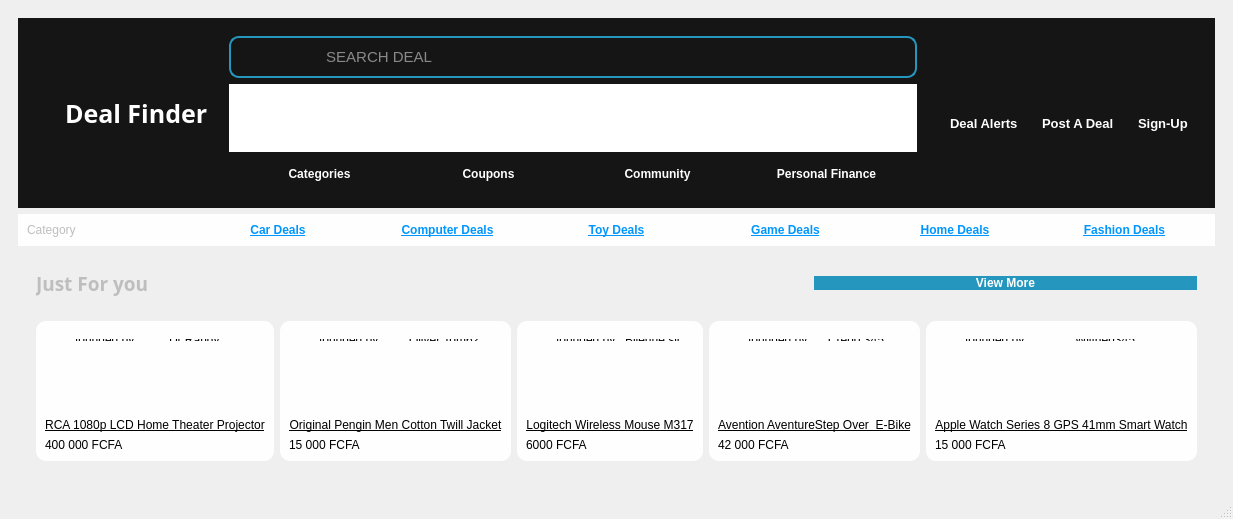
<?xml version="1.0" encoding="UTF-8"?>
<ui version="4.0">
 <class>MainWindow</class>
 <widget class="QMainWindow" name="MainWindow">
  <property name="geometry">
   <rect>
    <x>0</x>
    <y>0</y>
    <width>892</width>
    <height>468</height>
   </rect>
  </property>
  <property name="windowTitle">
   <string>MainWindow</string>
  </property>
  <widget class="QWidget" name="centralwidget">
   <property name="styleSheet">
    <string notr="true">QLineEdit{
	background:transparent;
}
*{
	border:none;
}
#searchframe{
	border-radius:10px;
	border:2px solid#2596be;
}
#label_2,#lineEdit,#label_3,#label_4,#pushButton_3,#pushButton_5,#pushButton_6,#pushButton_7,#label_5{
	color:#fefeff;
}
#infoframe{
	background-color:#151515;
}
#frame_2,#frame_12,#frame_8,#frame_9,#frame_10,#frame_11{
	background-color:#fefeff
}
#pushButton_10,#pushButton_11,#pushButton_12,#pushButton_13,#pushButton_14,#pushButton_9{
	color:#0096ff
}
#frame_14,#frame_16{
	border-radius:10px;
}
#frame_12,#frame_8,#frame_9,#frame_10,#frame_11{
	border-radius:10px;
}
#pushButton_15{
	background-color:#2596be;
	color:#fff;
	border-radius:10px;
}

</string>
   </property>
   <layout class="QVBoxLayout" name="verticalLayout">
    <item>
     <widget class="QWidget" name="widget" native="true">
      <layout class="QVBoxLayout" name="verticalLayout_2">
       <item alignment="Qt::AlignTop">
        <widget class="QFrame" name="infoframe">
         <property name="frameShape">
          <enum>QFrame::StyledPanel</enum>
         </property>
         <property name="frameShadow">
          <enum>QFrame::Raised</enum>
         </property>
         <layout class="QHBoxLayout" name="horizontalLayout">
          <item>
           <widget class="QPushButton" name="pushButton_8">
            <property name="text">
             <string/>
            </property>
            <property name="icon">
             <iconset resource="resources.qrc">
              <normaloff>:/icon/deal-finder-high-resolution-logo.png</normaloff>:/icon/deal-finder-high-resolution-logo.png</iconset>
            </property>
            <property name="iconSize">
             <size>
              <width>50</width>
              <height>50</height>
             </size>
            </property>
           </widget>
          </item>
          <item>
           <widget class="QLabel" name="label_5">
            <property name="font">
             <font>
              <family>Freestyle Script</family>
              <pointsize>19</pointsize>
              <weight>75</weight>
              <bold>true</bold>
             </font>
            </property>
            <property name="text">
             <string>Deal Finder</string>
            </property>
           </widget>
          </item>
          <item>
           <widget class="QWidget" name="widget_2" native="true"/>
          </item>
          <item>
           <widget class="QWidget" name="widget_3" native="true">
            <layout class="QVBoxLayout" name="verticalLayout_6">
             <item>
              <widget class="QFrame" name="searchframe">
               <property name="frameShape">
                <enum>QFrame::StyledPanel</enum>
               </property>
               <property name="frameShadow">
                <enum>QFrame::Raised</enum>
               </property>
               <layout class="QHBoxLayout" name="horizontalLayout_4">
                <item>
                 <widget class="QLabel" name="label">
                  <property name="minimumSize">
                   <size>
                    <width>20</width>
                    <height>20</height>
                   </size>
                  </property>
                  <property name="maximumSize">
                   <size>
                    <width>30</width>
                    <height>30</height>
                   </size>
                  </property>
                  <property name="text">
                   <string/>
                  </property>
                  <property name="pixmap">
                   <pixmap resource="resources.qrc">:/icon/search.svg</pixmap>
                  </property>
                  <property name="scaledContents">
                   <bool>true</bool>
                  </property>
                 </widget>
                </item>
                <item>
                 <widget class="QLineEdit" name="search">
                  <property name="font">
                   <font>
                    <pointsize>11</pointsize>
                    <weight>50</weight>
                    <bold>false</bold>
                   </font>
                  </property>
                  <property name="styleSheet">
                   <string notr="true">color:#fefeff;</string>
                  </property>
                  <property name="placeholderText">
                   <string>              SEARCH DEAL</string>
                  </property>
                 </widget>
                </item>
               </layout>
              </widget>
             </item>
             <item>
              <widget class="QListView" name="results"/>
             </item>
             <item alignment="Qt::AlignTop">
              <widget class="QFrame" name="frame_6">
               <property name="frameShape">
                <enum>QFrame::StyledPanel</enum>
               </property>
               <property name="frameShadow">
                <enum>QFrame::Raised</enum>
               </property>
               <layout class="QHBoxLayout" name="horizontalLayout_2">
                <item>
                 <widget class="QPushButton" name="pushButton_3">
                  <property name="font">
                   <font>
                    <pointsize>9</pointsize>
                    <weight>75</weight>
                    <bold>true</bold>
                   </font>
                  </property>
                  <property name="text">
                   <string>Categories</string>
                  </property>
                 </widget>
                </item>
                <item>
                 <widget class="QPushButton" name="pushButton_5">
                  <property name="font">
                   <font>
                    <pointsize>9</pointsize>
                    <weight>75</weight>
                    <bold>true</bold>
                   </font>
                  </property>
                  <property name="text">
                   <string>Coupons</string>
                  </property>
                 </widget>
                </item>
                <item>
                 <widget class="QPushButton" name="pushButton_6">
                  <property name="font">
                   <font>
                    <pointsize>9</pointsize>
                    <weight>75</weight>
                    <bold>true</bold>
                   </font>
                  </property>
                  <property name="text">
                   <string>Community</string>
                  </property>
                 </widget>
                </item>
                <item>
                 <widget class="QPushButton" name="pushButton_7">
                  <property name="font">
                   <font>
                    <pointsize>9</pointsize>
                    <weight>75</weight>
                    <bold>true</bold>
                   </font>
                  </property>
                  <property name="text">
                   <string>Personal Finance</string>
                  </property>
                 </widget>
                </item>
               </layout>
              </widget>
             </item>
            </layout>
           </widget>
          </item>
          <item>
           <widget class="QWidget" name="widget_4" native="true">
            <layout class="QHBoxLayout" name="horizontalLayout_3">
             <item>
              <widget class="QFrame" name="frame_5">
               <property name="frameShape">
                <enum>QFrame::StyledPanel</enum>
               </property>
               <property name="frameShadow">
                <enum>QFrame::Raised</enum>
               </property>
               <layout class="QVBoxLayout" name="verticalLayout_3">
                <item>
                 <widget class="QPushButton" name="DealAlert">
                  <property name="text">
                   <string/>
                  </property>
                  <property name="icon">
                   <iconset resource="resources.qrc">
                    <normaloff>:/icon/notification-bell-5743.svg</normaloff>:/icon/notification-bell-5743.svg</iconset>
                  </property>
                  <property name="iconSize">
                   <size>
                    <width>40</width>
                    <height>40</height>
                   </size>
                  </property>
                 </widget>
                </item>
                <item>
                 <widget class="QLabel" name="label_2">
                  <property name="font">
                   <font>
                    <pointsize>10</pointsize>
                    <weight>75</weight>
                    <bold>true</bold>
                   </font>
                  </property>
                  <property name="text">
                   <string>Deal Alerts</string>
                  </property>
                 </widget>
                </item>
               </layout>
              </widget>
             </item>
             <item>
              <widget class="QFrame" name="frame_4">
               <property name="frameShape">
                <enum>QFrame::StyledPanel</enum>
               </property>
               <property name="frameShadow">
                <enum>QFrame::Raised</enum>
               </property>
               <layout class="QVBoxLayout" name="verticalLayout_4">
                <item>
                 <widget class="QPushButton" name="PostDeal">
                  <property name="text">
                   <string/>
                  </property>
                  <property name="icon">
                   <iconset resource="resources.qrc">
                    <normaloff>:/icon/blue-add-button-12024.svg</normaloff>:/icon/blue-add-button-12024.svg</iconset>
                  </property>
                  <property name="iconSize">
                   <size>
                    <width>40</width>
                    <height>40</height>
                   </size>
                  </property>
                 </widget>
                </item>
                <item>
                 <widget class="QLabel" name="label_3">
                  <property name="font">
                   <font>
                    <pointsize>10</pointsize>
                    <weight>75</weight>
                    <bold>true</bold>
                   </font>
                  </property>
                  <property name="text">
                   <string>Post A Deal</string>
                  </property>
                 </widget>
                </item>
               </layout>
              </widget>
             </item>
             <item>
              <widget class="QFrame" name="frame">
               <property name="frameShape">
                <enum>QFrame::StyledPanel</enum>
               </property>
               <property name="frameShadow">
                <enum>QFrame::Raised</enum>
               </property>
               <layout class="QVBoxLayout" name="verticalLayout_5">
                <item>
                 <widget class="QPushButton" name="pushButton_2">
                  <property name="text">
                   <string/>
                  </property>
                  <property name="icon">
                   <iconset resource="resources.qrc">
                    <normaloff>:/icon/orange-person-10776.svg</normaloff>:/icon/orange-person-10776.svg</iconset>
                  </property>
                  <property name="iconSize">
                   <size>
                    <width>40</width>
                    <height>40</height>
                   </size>
                  </property>
                 </widget>
                </item>
                <item>
                 <widget class="QLabel" name="label_4">
                  <property name="font">
                   <font>
                    <pointsize>10</pointsize>
                    <weight>75</weight>
                    <bold>true</bold>
                   </font>
                  </property>
                  <property name="text">
                   <string>Sign-Up</string>
                  </property>
                 </widget>
                </item>
               </layout>
              </widget>
             </item>
            </layout>
           </widget>
          </item>
         </layout>
        </widget>
       </item>
       <item alignment="Qt::AlignTop">
        <widget class="QFrame" name="frame_2">
         <property name="font">
          <font>
           <weight>75</weight>
           <bold>true</bold>
          </font>
         </property>
         <property name="frameShape">
          <enum>QFrame::StyledPanel</enum>
         </property>
         <property name="frameShadow">
          <enum>QFrame::Raised</enum>
         </property>
         <layout class="QHBoxLayout" name="horizontalLayout_5">
          <item>
           <widget class="QLabel" name="label_6">
            <property name="enabled">
             <bool>false</bool>
            </property>
            <property name="text">
             <string>Category</string>
            </property>
           </widget>
          </item>
          <item>
           <widget class="QPushButton" name="pushButton_9">
            <property name="font">
             <font>
              <pointsize>9</pointsize>
              <weight>75</weight>
              <bold>true</bold>
              <underline>true</underline>
             </font>
            </property>
            <property name="text">
             <string>Car Deals</string>
            </property>
           </widget>
          </item>
          <item>
           <widget class="QPushButton" name="pushButton_10">
            <property name="font">
             <font>
              <pointsize>9</pointsize>
              <weight>75</weight>
              <bold>true</bold>
              <underline>true</underline>
             </font>
            </property>
            <property name="text">
             <string>Computer Deals</string>
            </property>
           </widget>
          </item>
          <item>
           <widget class="QPushButton" name="pushButton_11">
            <property name="font">
             <font>
              <pointsize>9</pointsize>
              <weight>75</weight>
              <bold>true</bold>
              <underline>true</underline>
             </font>
            </property>
            <property name="text">
             <string>Toy Deals</string>
            </property>
           </widget>
          </item>
          <item>
           <widget class="QPushButton" name="pushButton_12">
            <property name="font">
             <font>
              <pointsize>9</pointsize>
              <weight>75</weight>
              <bold>true</bold>
              <underline>true</underline>
             </font>
            </property>
            <property name="text">
             <string>Game Deals</string>
            </property>
           </widget>
          </item>
          <item>
           <widget class="QPushButton" name="pushButton_13">
            <property name="font">
             <font>
              <pointsize>9</pointsize>
              <weight>75</weight>
              <bold>true</bold>
              <underline>true</underline>
             </font>
            </property>
            <property name="text">
             <string>Home Deals</string>
            </property>
           </widget>
          </item>
          <item>
           <widget class="QPushButton" name="pushButton_14">
            <property name="font">
             <font>
              <pointsize>9</pointsize>
              <weight>75</weight>
              <bold>true</bold>
              <underline>true</underline>
             </font>
            </property>
            <property name="text">
             <string>Fashion Deals</string>
            </property>
           </widget>
          </item>
         </layout>
        </widget>
       </item>
       <item>
        <widget class="QFrame" name="frame_3">
         <property name="sizePolicy">
          <sizepolicy hsizetype="Preferred" vsizetype="Expanding">
           <horstretch>0</horstretch>
           <verstretch>0</verstretch>
          </sizepolicy>
         </property>
         <property name="frameShape">
          <enum>QFrame::StyledPanel</enum>
         </property>
         <property name="frameShadow">
          <enum>QFrame::Raised</enum>
         </property>
         <layout class="QVBoxLayout" name="verticalLayout_7">
          <item>
           <widget class="QFrame" name="frame_7">
            <property name="frameShape">
             <enum>QFrame::StyledPanel</enum>
            </property>
            <property name="frameShadow">
             <enum>QFrame::Raised</enum>
            </property>
            <layout class="QHBoxLayout" name="horizontalLayout_6">
             <item>
              <widget class="QLabel" name="label_7">
               <property name="enabled">
                <bool>false</bool>
               </property>
               <property name="font">
                <font>
                 <family>Arial Rounded MT Bold</family>
                 <pointsize>14</pointsize>
                 <weight>75</weight>
                 <bold>true</bold>
                </font>
               </property>
               <property name="text">
                <string>Just For you</string>
               </property>
              </widget>
             </item>
             <item>
              <widget class="QLabel" name="label_28">
               <property name="text">
                <string/>
               </property>
              </widget>
             </item>
             <item>
              <widget class="QPushButton" name="pushButton_15">
               <property name="font">
                <font>
                 <pointsize>9</pointsize>
                 <weight>75</weight>
                 <bold>true</bold>
                </font>
               </property>
               <property name="text">
                <string>View More</string>
               </property>
               <property name="icon">
                <iconset resource="resources.qrc">
                 <normaloff>:/icon/arrow-right (1).svg</normaloff>:/icon/arrow-right (1).svg</iconset>
               </property>
               <property name="iconSize">
                <size>
                 <width>20</width>
                 <height>20</height>
                </size>
               </property>
              </widget>
             </item>
            </layout>
           </widget>
          </item>
          <item>
           <widget class="QWidget" name="widget_5" native="true">
            <property name="sizePolicy">
             <sizepolicy hsizetype="Preferred" vsizetype="Expanding">
              <horstretch>0</horstretch>
              <verstretch>0</verstretch>
             </sizepolicy>
            </property>
            <layout class="QHBoxLayout" name="horizontalLayout_7">
             <item>
              <widget class="QFrame" name="frame_12">
               <property name="frameShape">
                <enum>QFrame::StyledPanel</enum>
               </property>
               <property name="frameShadow">
                <enum>QFrame::Raised</enum>
               </property>
               <layout class="QVBoxLayout" name="verticalLayout_8">
                <item>
                 <widget class="QFrame" name="frame_13">
                  <property name="maximumSize">
                   <size>
                    <width>16777215</width>
                    <height>20</height>
                   </size>
                  </property>
                  <property name="frameShape">
                   <enum>QFrame::StyledPanel</enum>
                  </property>
                  <property name="frameShadow">
                   <enum>QFrame::Raised</enum>
                  </property>
                  <layout class="QHBoxLayout" name="horizontalLayout_8">
                   <item>
                    <widget class="QLabel" name="label_8">
                     <property name="maximumSize">
                      <size>
                       <width>15</width>
                       <height>16777215</height>
                      </size>
                     </property>
                     <property name="text">
                      <string/>
                     </property>
                     <property name="pixmap">
                      <pixmap resource="resources.qrc">:/icon/user.svg</pixmap>
                     </property>
                     <property name="scaledContents">
                      <bool>true</bool>
                     </property>
                    </widget>
                   </item>
                   <item>
                    <widget class="QLabel" name="label_9">
                     <property name="text">
                      <string>founded by</string>
                     </property>
                    </widget>
                   </item>
                   <item>
                    <widget class="QLabel" name="label_10">
                     <property name="text">
                      <string>Dr Randy</string>
                     </property>
                    </widget>
                   </item>
                  </layout>
                 </widget>
                </item>
                <item>
                 <widget class="QFrame" name="frame_14">
                  <property name="sizePolicy">
                   <sizepolicy hsizetype="Preferred" vsizetype="Expanding">
                    <horstretch>0</horstretch>
                    <verstretch>0</verstretch>
                   </sizepolicy>
                  </property>
                  <property name="frameShape">
                   <enum>QFrame::StyledPanel</enum>
                  </property>
                  <property name="frameShadow">
                   <enum>QFrame::Raised</enum>
                  </property>
                  <layout class="QHBoxLayout" name="horizontalLayout_9">
                   <item>
                    <widget class="QPushButton" name="pushButton_18">
                     <property name="font">
                      <font>
                       <pointsize>11</pointsize>
                      </font>
                     </property>
                     <property name="text">
                      <string/>
                     </property>
                     <property name="icon">
                      <iconset resource="resources.qrc">
                       <normaloff>:/icon/14757766.thumb</normaloff>:/icon/14757766.thumb</iconset>
                     </property>
                     <property name="iconSize">
                      <size>
                       <width>100</width>
                       <height>100</height>
                      </size>
                     </property>
                    </widget>
                   </item>
                  </layout>
                 </widget>
                </item>
                <item>
                 <widget class="QPushButton" name="pushButton_16">
                  <property name="text">
                   <string/>
                  </property>
                 </widget>
                </item>
                <item>
                 <widget class="QPushButton" name="pushButton_17">
                  <property name="font">
                   <font>
                    <pointsize>9</pointsize>
                    <underline>true</underline>
                   </font>
                  </property>
                  <property name="text">
                   <string>RCA 1080p LCD Home Theater Projector</string>
                  </property>
                 </widget>
                </item>
                <item>
                 <widget class="QLabel" name="label_11">
                  <property name="font">
                   <font>
                    <pointsize>9</pointsize>
                   </font>
                  </property>
                  <property name="text">
                   <string>400 000 FCFA</string>
                  </property>
                 </widget>
                </item>
               </layout>
              </widget>
             </item>
             <item>
              <widget class="QFrame" name="frame_8">
               <property name="frameShape">
                <enum>QFrame::StyledPanel</enum>
               </property>
               <property name="frameShadow">
                <enum>QFrame::Raised</enum>
               </property>
               <layout class="QVBoxLayout" name="verticalLayout_9">
                <item>
                 <widget class="QFrame" name="frame_15">
                  <property name="maximumSize">
                   <size>
                    <width>16777215</width>
                    <height>20</height>
                   </size>
                  </property>
                  <property name="frameShape">
                   <enum>QFrame::StyledPanel</enum>
                  </property>
                  <property name="frameShadow">
                   <enum>QFrame::Raised</enum>
                  </property>
                  <layout class="QHBoxLayout" name="horizontalLayout_10">
                   <item>
                    <widget class="QLabel" name="label_12">
                     <property name="maximumSize">
                      <size>
                       <width>15</width>
                       <height>16777215</height>
                      </size>
                     </property>
                     <property name="text">
                      <string/>
                     </property>
                     <property name="pixmap">
                      <pixmap resource="resources.qrc">:/icon/user.svg</pixmap>
                     </property>
                     <property name="scaledContents">
                      <bool>true</bool>
                     </property>
                    </widget>
                   </item>
                   <item>
                    <widget class="QLabel" name="label_13">
                     <property name="text">
                      <string>founded by </string>
                     </property>
                    </widget>
                   </item>
                   <item>
                    <widget class="QLabel" name="label_14">
                     <property name="text">
                      <string>Oliver Tom62</string>
                     </property>
                    </widget>
                   </item>
                  </layout>
                 </widget>
                </item>
                <item>
                 <widget class="QFrame" name="frame_16">
                  <property name="sizePolicy">
                   <sizepolicy hsizetype="Preferred" vsizetype="Expanding">
                    <horstretch>0</horstretch>
                    <verstretch>0</verstretch>
                   </sizepolicy>
                  </property>
                  <property name="frameShape">
                   <enum>QFrame::StyledPanel</enum>
                  </property>
                  <property name="frameShadow">
                   <enum>QFrame::Raised</enum>
                  </property>
                  <widget class="QPushButton" name="pushButton_20">
                   <property name="geometry">
                    <rect>
                     <x>0</x>
                     <y>0</y>
                     <width>151</width>
                     <height>121</height>
                    </rect>
                   </property>
                   <property name="text">
                    <string/>
                   </property>
                   <property name="icon">
                    <iconset resource="resources.qrc">
                     <normaloff>:/icon/14751259.thumb</normaloff>:/icon/14751259.thumb</iconset>
                   </property>
                   <property name="iconSize">
                    <size>
                     <width>100</width>
                     <height>100</height>
                    </size>
                   </property>
                  </widget>
                 </widget>
                </item>
                <item>
                 <widget class="QPushButton" name="pushButton_19">
                  <property name="font">
                   <font>
                    <pointsize>9</pointsize>
                    <underline>true</underline>
                   </font>
                  </property>
                  <property name="text">
                   <string>Original Pengin Men Cotton Twill Jacket</string>
                  </property>
                 </widget>
                </item>
                <item>
                 <widget class="QLabel" name="label_15">
                  <property name="font">
                   <font>
                    <pointsize>9</pointsize>
                   </font>
                  </property>
                  <property name="text">
                   <string>15 000 FCFA</string>
                  </property>
                 </widget>
                </item>
               </layout>
              </widget>
             </item>
             <item>
              <widget class="QFrame" name="frame_9">
               <property name="frameShape">
                <enum>QFrame::StyledPanel</enum>
               </property>
               <property name="frameShadow">
                <enum>QFrame::Raised</enum>
               </property>
               <layout class="QVBoxLayout" name="verticalLayout_10">
                <item>
                 <widget class="QFrame" name="frame_17">
                  <property name="maximumSize">
                   <size>
                    <width>16777215</width>
                    <height>20</height>
                   </size>
                  </property>
                  <property name="frameShape">
                   <enum>QFrame::StyledPanel</enum>
                  </property>
                  <property name="frameShadow">
                   <enum>QFrame::Raised</enum>
                  </property>
                  <layout class="QHBoxLayout" name="horizontalLayout_11">
                   <item>
                    <widget class="QLabel" name="label_16">
                     <property name="maximumSize">
                      <size>
                       <width>15</width>
                       <height>16777215</height>
                      </size>
                     </property>
                     <property name="text">
                      <string/>
                     </property>
                     <property name="pixmap">
                      <pixmap resource="resources.qrc">:/icon/user.svg</pixmap>
                     </property>
                     <property name="scaledContents">
                      <bool>true</bool>
                     </property>
                    </widget>
                   </item>
                   <item>
                    <widget class="QLabel" name="label_17">
                     <property name="text">
                      <string>founded by </string>
                     </property>
                    </widget>
                   </item>
                   <item>
                    <widget class="QLabel" name="label_18">
                     <property name="text">
                      <string>Bilenne sir</string>
                     </property>
                    </widget>
                   </item>
                  </layout>
                 </widget>
                </item>
                <item>
                 <widget class="QFrame" name="frame_18">
                  <property name="sizePolicy">
                   <sizepolicy hsizetype="Preferred" vsizetype="Expanding">
                    <horstretch>0</horstretch>
                    <verstretch>0</verstretch>
                   </sizepolicy>
                  </property>
                  <property name="frameShape">
                   <enum>QFrame::StyledPanel</enum>
                  </property>
                  <property name="frameShadow">
                   <enum>QFrame::Raised</enum>
                  </property>
                  <widget class="QPushButton" name="pushButton_22">
                   <property name="geometry">
                    <rect>
                     <x>10</x>
                     <y>10</y>
                     <width>100</width>
                     <height>100</height>
                    </rect>
                   </property>
                   <property name="minimumSize">
                    <size>
                     <width>100</width>
                     <height>100</height>
                    </size>
                   </property>
                   <property name="text">
                    <string/>
                   </property>
                   <property name="icon">
                    <iconset resource="resources.qrc">
                     <normaloff>:/icon/14751520.thumb</normaloff>:/icon/14751520.thumb</iconset>
                   </property>
                   <property name="iconSize">
                    <size>
                     <width>100</width>
                     <height>100</height>
                    </size>
                   </property>
                  </widget>
                 </widget>
                </item>
                <item>
                 <widget class="QPushButton" name="pushButton_21">
                  <property name="font">
                   <font>
                    <pointsize>9</pointsize>
                    <underline>true</underline>
                   </font>
                  </property>
                  <property name="text">
                   <string>Logitech Wireless Mouse M317</string>
                  </property>
                 </widget>
                </item>
                <item>
                 <widget class="QLabel" name="label_19">
                  <property name="font">
                   <font>
                    <pointsize>9</pointsize>
                   </font>
                  </property>
                  <property name="text">
                   <string>6000 FCFA</string>
                  </property>
                 </widget>
                </item>
               </layout>
              </widget>
             </item>
             <item>
              <widget class="QFrame" name="frame_10">
               <property name="frameShape">
                <enum>QFrame::StyledPanel</enum>
               </property>
               <property name="frameShadow">
                <enum>QFrame::Raised</enum>
               </property>
               <layout class="QVBoxLayout" name="verticalLayout_11">
                <item>
                 <widget class="QFrame" name="frame_19">
                  <property name="maximumSize">
                   <size>
                    <width>16777215</width>
                    <height>20</height>
                   </size>
                  </property>
                  <property name="frameShape">
                   <enum>QFrame::StyledPanel</enum>
                  </property>
                  <property name="frameShadow">
                   <enum>QFrame::Raised</enum>
                  </property>
                  <layout class="QHBoxLayout" name="horizontalLayout_12">
                   <item>
                    <widget class="QLabel" name="label_20">
                     <property name="maximumSize">
                      <size>
                       <width>15</width>
                       <height>16777215</height>
                      </size>
                     </property>
                     <property name="text">
                      <string/>
                     </property>
                     <property name="pixmap">
                      <pixmap resource="resources.qrc">:/icon/user.svg</pixmap>
                     </property>
                     <property name="scaledContents">
                      <bool>true</bool>
                     </property>
                    </widget>
                   </item>
                   <item>
                    <widget class="QLabel" name="label_21">
                     <property name="text">
                      <string>founded by</string>
                     </property>
                    </widget>
                   </item>
                   <item>
                    <widget class="QLabel" name="label_22">
                     <property name="text">
                      <string>Credo 345</string>
                     </property>
                    </widget>
                   </item>
                  </layout>
                 </widget>
                </item>
                <item>
                 <widget class="QFrame" name="frame_20">
                  <property name="sizePolicy">
                   <sizepolicy hsizetype="Preferred" vsizetype="Expanding">
                    <horstretch>0</horstretch>
                    <verstretch>0</verstretch>
                   </sizepolicy>
                  </property>
                  <property name="frameShape">
                   <enum>QFrame::StyledPanel</enum>
                  </property>
                  <property name="frameShadow">
                   <enum>QFrame::Raised</enum>
                  </property>
                  <widget class="QPushButton" name="pushButton_25">
                   <property name="geometry">
                    <rect>
                     <x>10</x>
                     <y>0</y>
                     <width>121</width>
                     <height>121</height>
                    </rect>
                   </property>
                   <property name="text">
                    <string/>
                   </property>
                   <property name="icon">
                    <iconset resource="resources.qrc">
                     <normaloff>:/icon/14758285.thumb</normaloff>:/icon/14758285.thumb</iconset>
                   </property>
                   <property name="iconSize">
                    <size>
                     <width>100</width>
                     <height>100</height>
                    </size>
                   </property>
                  </widget>
                 </widget>
                </item>
                <item>
                 <widget class="QPushButton" name="pushButton_23">
                  <property name="font">
                   <font>
                    <pointsize>9</pointsize>
                    <underline>true</underline>
                   </font>
                  </property>
                  <property name="text">
                   <string>Avention AventureStep Over  E-Bike</string>
                  </property>
                 </widget>
                </item>
                <item>
                 <widget class="QLabel" name="label_23">
                  <property name="font">
                   <font>
                    <pointsize>9</pointsize>
                   </font>
                  </property>
                  <property name="text">
                   <string>42 000 FCFA</string>
                  </property>
                 </widget>
                </item>
               </layout>
              </widget>
             </item>
             <item>
              <widget class="QFrame" name="frame_11">
               <property name="frameShape">
                <enum>QFrame::StyledPanel</enum>
               </property>
               <property name="frameShadow">
                <enum>QFrame::Raised</enum>
               </property>
               <layout class="QVBoxLayout" name="verticalLayout_12">
                <item>
                 <widget class="QFrame" name="frame_21">
                  <property name="maximumSize">
                   <size>
                    <width>16777215</width>
                    <height>20</height>
                   </size>
                  </property>
                  <property name="frameShape">
                   <enum>QFrame::StyledPanel</enum>
                  </property>
                  <property name="frameShadow">
                   <enum>QFrame::Raised</enum>
                  </property>
                  <layout class="QHBoxLayout" name="horizontalLayout_13">
                   <item>
                    <widget class="QLabel" name="label_24">
                     <property name="maximumSize">
                      <size>
                       <width>15</width>
                       <height>16777215</height>
                      </size>
                     </property>
                     <property name="text">
                      <string/>
                     </property>
                     <property name="pixmap">
                      <pixmap resource="resources.qrc">:/icon/user.svg</pixmap>
                     </property>
                     <property name="scaledContents">
                      <bool>true</bool>
                     </property>
                    </widget>
                   </item>
                   <item>
                    <widget class="QLabel" name="label_25">
                     <property name="text">
                      <string>founded by</string>
                     </property>
                    </widget>
                   </item>
                   <item>
                    <widget class="QLabel" name="label_26">
                     <property name="text">
                      <string>Wilfried345</string>
                     </property>
                    </widget>
                   </item>
                  </layout>
                 </widget>
                </item>
                <item>
                 <widget class="QFrame" name="frame_22">
                  <property name="sizePolicy">
                   <sizepolicy hsizetype="Preferred" vsizetype="Expanding">
                    <horstretch>0</horstretch>
                    <verstretch>0</verstretch>
                   </sizepolicy>
                  </property>
                  <property name="frameShape">
                   <enum>QFrame::StyledPanel</enum>
                  </property>
                  <property name="frameShadow">
                   <enum>QFrame::Raised</enum>
                  </property>
                  <widget class="QPushButton" name="pushButton_26">
                   <property name="geometry">
                    <rect>
                     <x>-5</x>
                     <y>0</y>
                     <width>131</width>
                     <height>111</height>
                    </rect>
                   </property>
                   <property name="text">
                    <string/>
                   </property>
                   <property name="icon">
                    <iconset resource="resources.qrc">
                     <normaloff>:/icon/14761213.thumb</normaloff>:/icon/14761213.thumb</iconset>
                   </property>
                   <property name="iconSize">
                    <size>
                     <width>100</width>
                     <height>100</height>
                    </size>
                   </property>
                  </widget>
                 </widget>
                </item>
                <item>
                 <widget class="QPushButton" name="pushButton_24">
                  <property name="font">
                   <font>
                    <pointsize>9</pointsize>
                    <underline>true</underline>
                   </font>
                  </property>
                  <property name="text">
                   <string>Apple Watch Series 8 GPS 41mm Smart Watch</string>
                  </property>
                 </widget>
                </item>
                <item>
                 <widget class="QLabel" name="label_27">
                  <property name="font">
                   <font>
                    <pointsize>9</pointsize>
                   </font>
                  </property>
                  <property name="text">
                   <string>15 000 FCFA</string>
                  </property>
                 </widget>
                </item>
               </layout>
              </widget>
             </item>
            </layout>
           </widget>
          </item>
         </layout>
        </widget>
       </item>
      </layout>
     </widget>
    </item>
   </layout>
  </widget>
  <widget class="QStatusBar" name="statusBar"/>
 </widget>
 <resources>
  <include location="resources.qrc"/>
  <include location="resources.qrc"/>
  <include location="resources.qrc"/>
  <include location="resources.qrc"/>
  <include location="resources.qrc"/>
  <include location="../../../.designer/backup/resources.qrc"/>
 </resources>
 <connections/>
</ui>
